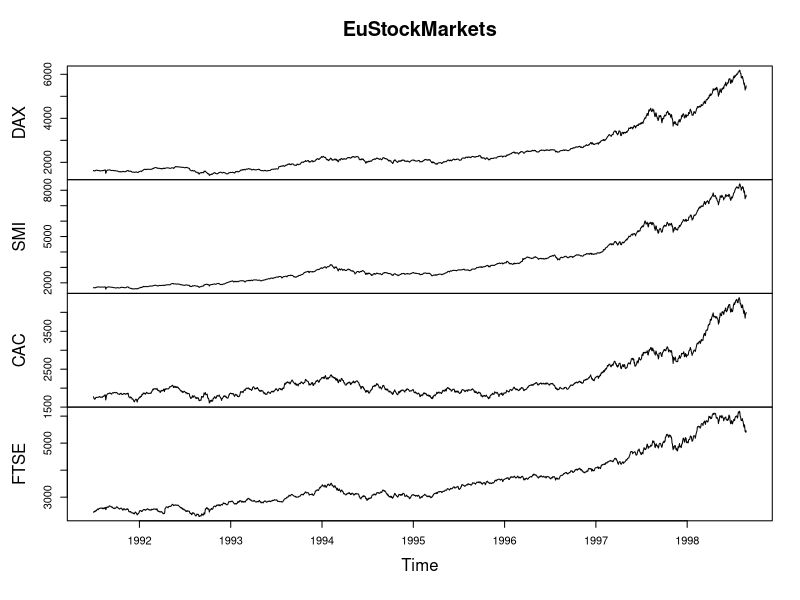
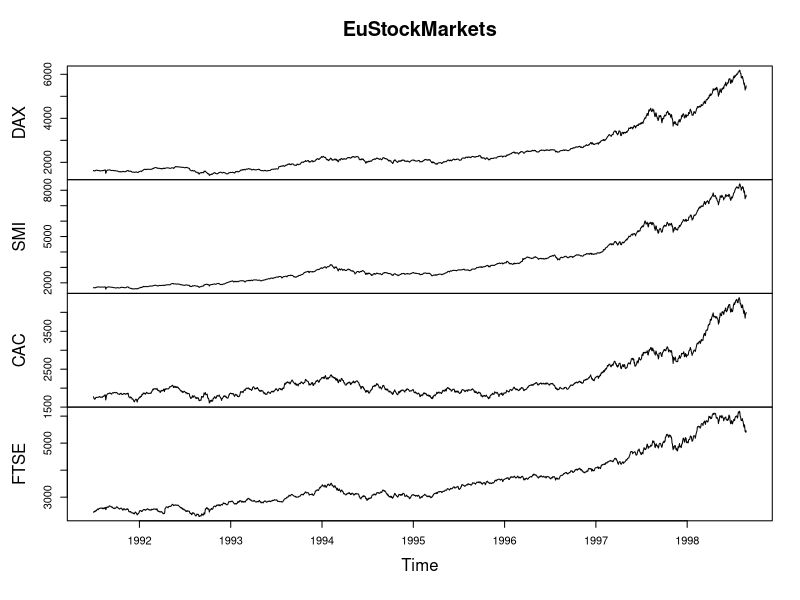
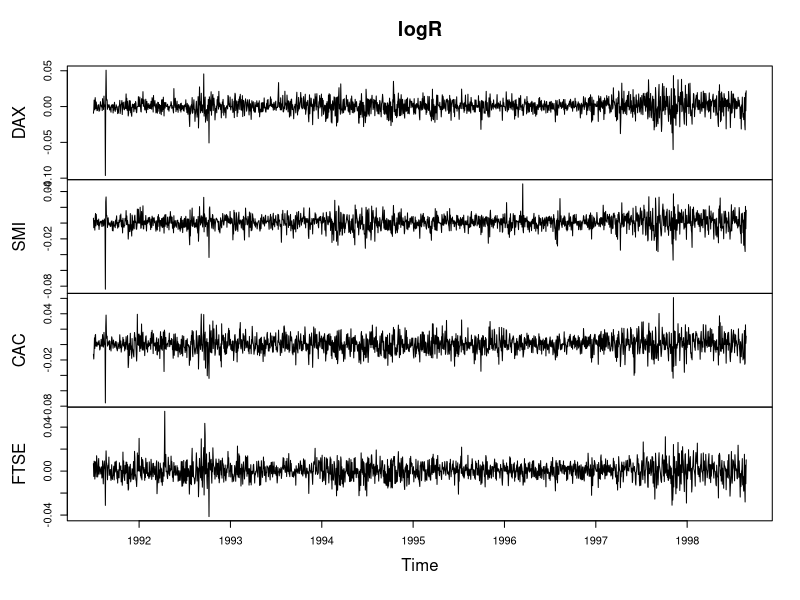

The R script that drew these images, in order:
## ---- chunk 1
# A class mts stands for multivariate time series
data("EuStockMarkets")
print("Mode: ")
mode(EuStockMarkets)
print("Class:")
class(EuStockMarkets)
plot(EuStockMarkets)
## ---- chunk 2
pdf("EuStock.pdf", width = 8, height = 8)
plot(EuStockMarkets)
graphics.off()
## ---- chunk 3
logR = diff(log(EuStockMarkets))
plot(logR)
